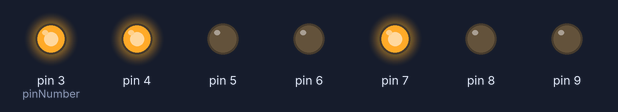
A sketch run on a simulated Arduino Uno, built with avr-gcc and run on an emulated ATmega328P. On the bench: output pins drawn as LEDs (lit = HIGH). Random numbers use the default seed unless the sketch sets one.

Above: at 0.1 s.
At 4.6 s:
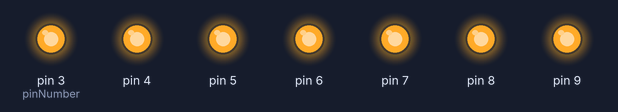
At 9.1 s:
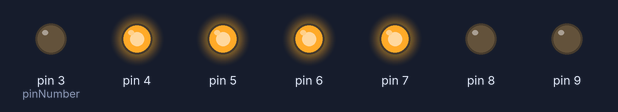
At 19.6 s:
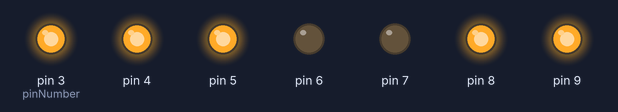
At 30.1 s:
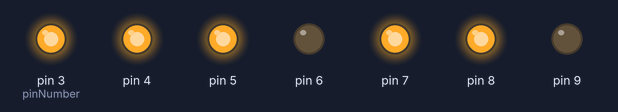
At 39.1 s:
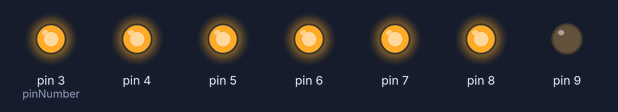
Timing chart, 0 to 40.0 s (numbered marks = the images above):
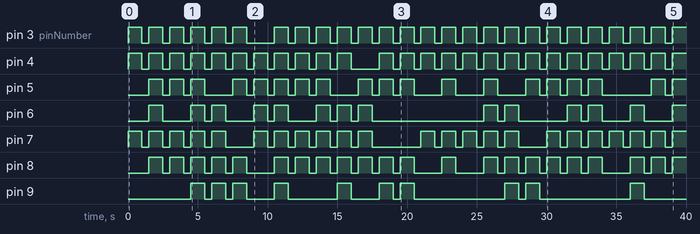

Measured:
- by itself, pin 3 (pinNumber): goes 5 × (HIGH 1.0 s, LOW 0.50 s), HIGH 1.0 s, LOW 2.0 s, 19 × (HIGH 1.0 s, LOW 0.50 s), then HIGH
- by itself, pin 4: goes 10 × (HIGH 1.0 s, LOW 0.50 s), HIGH 1.0 s, LOW 2.0 s, 14 × (HIGH 1.0 s, LOW 0.50 s), then HIGH
- by itself, pin 5: LOW → HIGH at 1.5 s, → LOW 1.0 s later, → HIGH 0.50 s later, → LOW 1.0 s later, … (37 changes in this stretch)
- by itself, pin 6: LOW → HIGH at 1.5 s, → LOW 1.0 s later, → HIGH 2.0 s later, → LOW 1.0 s later, … (27 changes in this stretch)
- by itself, pin 7: LOW → HIGH at 0.00 s, → LOW 1.0 s later, → HIGH 0.50 s later, → LOW 1.0 s later, … (45 changes in this stretch)
- by itself, pin 8: LOW → HIGH at 1.5 s, → LOW 1.0 s later, → HIGH 0.50 s later, → LOW 1.0 s later, … (43 changes in this stretch)
- by itself, pin 9: LOW → HIGH at 4.5 s, → LOW 1.0 s later, → HIGH 0.50 s later, → LOW 1.0 s later, … (20 changes in this stretch)

The sketch:

random_number_1-9.ino
```cpp
void setup() {
  int pinNumber = 3;
  while(pinNumber <= 9){
    pinMode(pinNumber, OUTPUT);
    pinNumber = pinNumber + 1;
  }
}

void loop() {
int Number = random(0, 10);
  switch(Number){
    case 0:
      digitalWrite(3, HIGH);
      digitalWrite(4, HIGH);
      digitalWrite(7, HIGH);
      digitalWrite(8, HIGH);
      digitalWrite(9, HIGH);
      digitalWrite(6, HIGH);
      break;
    case 1:
      digitalWrite(4, HIGH);
      digitalWrite(7, HIGH);
      break;
    case 2:
      digitalWrite(3, HIGH);
      digitalWrite(4, HIGH);
      digitalWrite(5, HIGH);
      digitalWrite(8, HIGH);
      digitalWrite(9, HIGH);
      break;
    case 3:
      digitalWrite(3, HIGH);
      digitalWrite(4, HIGH);
      digitalWrite(5, HIGH);
      digitalWrite(8, HIGH);
      digitalWrite(7, HIGH);
      break;
    case 4:
      digitalWrite(6, HIGH);
      digitalWrite(5, HIGH);
      digitalWrite(4, HIGH);
      digitalWrite(7, HIGH);
      break;
    case 5:
      digitalWrite(3, HIGH);
      digitalWrite(6, HIGH);
      digitalWrite(5, HIGH);
      digitalWrite(8, HIGH);
      digitalWrite(7, HIGH);
      break;
    case 6:
      digitalWrite(3, HIGH);
      digitalWrite(6, HIGH);
      digitalWrite(5, HIGH);
      digitalWrite(9, HIGH);
      digitalWrite(8, HIGH);
      digitalWrite(7, HIGH);
      break;
    case 7:
      digitalWrite(3, HIGH);
      digitalWrite(4, HIGH);
      digitalWrite(7, HIGH);
      break;
    case 8:
      digitalWrite(3, HIGH);
      digitalWrite(4, HIGH);
      digitalWrite(5, HIGH);
      digitalWrite(6, HIGH);
      digitalWrite(7, HIGH);
      digitalWrite(8, HIGH);
      digitalWrite(9, HIGH);
      break;
    case 9:
      digitalWrite(3, HIGH);
      digitalWrite(6, HIGH);
      digitalWrite(5, HIGH);
      digitalWrite(4, HIGH);
      digitalWrite(7, HIGH);
      digitalWrite(8, HIGH);
      break;
  }
  delay(1000);
  //清理屏幕
  digitalWrite(3, LOW);
  digitalWrite(4, LOW);
  digitalWrite(5, LOW);
  digitalWrite(6, LOW);
  digitalWrite(7, LOW);
  digitalWrite(8, LOW);
  digitalWrite(9, LOW);
  delay(500);

}
```
